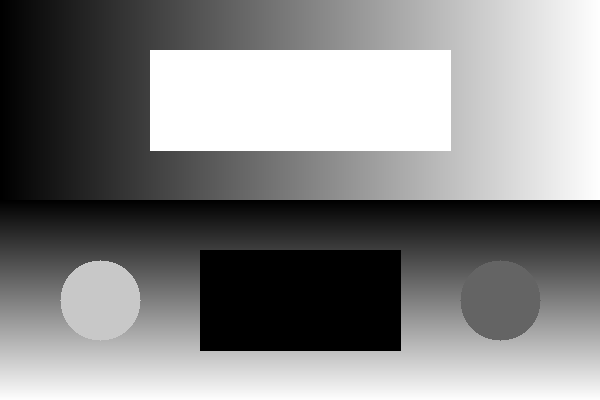
#> input picture data/sample_images/gradients.png, 600 x 400 px; its folder holds only this picture in this run
$ python -i segmentation.py   (imports and definitions only)   (older library calls are emulated)
#> lines starting #> are read from the running program, lines starting #| are printed output that depends on the picture; after the words box and inside, x2 and y2 are one past the last pixel; in counts of white or black regions, pixels touching at a corner belong together
#> further down, picture is the input picture: shape (400, 600, 3); min 0, max 255, mean 133
### utils/io_utils.py
"""
I/O Utilities for image loading, validation, and saving.
Provides consistent error handling and path management.
"""

import os
import sys
import cv2
import numpy as np

from config import OUTPUT_DIR


# [106 lines left out: functions load_image, save_image, load_multiple_images, get_image_info, print_image_info, not called in this run]


def ensure_grayscale(image):
    """Convert image to grayscale if it is not already."""
    if len(image.shape) == 3 and image.shape[2] == 3:
        return cv2.cvtColor(image, cv2.COLOR_BGR2GRAY)
    return image


# [5 lines left out: function ensure_color, not called in this run]

### utils/visualization.py
"""
Visualization utilities for displaying and saving comparison images.
Uses matplotlib for grid layouts and side-by-side comparisons.
"""

import os
import cv2
import numpy as np
import matplotlib
matplotlib.use("Agg")  # Non-interactive backend for CLI usage
import matplotlib.pyplot as plt

from config import OUTPUT_DIR


def _bgr_to_rgb(image):
    """Convert BGR image to RGB for matplotlib display."""
    if len(image.shape) == 3 and image.shape[2] == 3:
        return cv2.cvtColor(image, cv2.COLOR_BGR2RGB)
    return image


# [50 lines left out: function show_comparison, not called in this run]


def show_image_grid(images, titles, grid_cols=3, save_name=None,
                    subdirectory=None, main_title=None):
    """
    Display a grid of images with titles.

    Args:
        images (list[numpy.ndarray]): List of images.
        titles (list[str]): List of titles for each image.
        grid_cols (int): Number of columns in the grid.
        save_name (str, optional): Filename to save.
        subdirectory (str, optional): Subdirectory within OUTPUT_DIR.
        main_title (str, optional): Overall figure title.

    Returns:
        str: Path to saved image (if save_name provided).
    """
    n = len(images)
    grid_rows = (n + grid_cols - 1) // grid_cols
    fig, axes = plt.subplots(grid_rows, grid_cols,
                              figsize=(5 * grid_cols, 5 * grid_rows))

    if grid_rows == 1 and grid_cols == 1:
        axes = np.array([axes])
    axes = np.atleast_2d(axes)

    for idx in range(grid_rows * grid_cols):
        row, col = divmod(idx, grid_cols)
        ax = axes[row][col]
        if idx < n:
            img = _bgr_to_rgb(images[idx])
            if len(img.shape) == 2:
                ax.imshow(img, cmap="gray")
            else:
                ax.imshow(img)
            ax.set_title(titles[idx], fontsize=12, fontweight="bold")
        ax.axis("off")

    if main_title:
        fig.suptitle(main_title, fontsize=16, fontweight="bold", y=1.02)

    plt.tight_layout()

    if save_name:
        out_dir = os.path.join(OUTPUT_DIR, subdirectory) if subdirectory else OUTPUT_DIR
        os.makedirs(out_dir, exist_ok=True)
        out_path = os.path.join(out_dir, save_name)
        plt.savefig(out_path, dpi=150, bbox_inches="tight")
        print(f"[SAVED] {out_path}")
        plt.close(fig)
        return out_path

    plt.close(fig)
    return None

### modules/segmentation.py
"""
Image Segmentation Module
==========================
Implements region-based and boundary-based segmentation methods:
- Global thresholding (Otsu's method)
- Adaptive thresholding (mean and Gaussian weighted)
- Watershed segmentation (marker-based)
- GrabCut segmentation (interactive foreground extraction)

Segmentation partitions an image into meaningful regions, enabling
tasks like object extraction, scene understanding, and analysis.
"""

import cv2
import numpy as np

from config import (
    ADAPTIVE_BLOCK_SIZE, ADAPTIVE_C,
    GRABCUT_ITER_COUNT, GRABCUT_RECT_MARGIN,
)
from utils.io_utils import ensure_grayscale, ensure_color
from utils.visualization import show_image_grid, show_comparison


def threshold_otsu(image):
    """
    Apply Otsu's automatic thresholding.

    Otsu's method finds the optimal threshold that minimizes the
    intra-class variance (or equivalently maximizes inter-class variance)
    of the two pixel classes (foreground and background). It works best
    for images with bimodal histograms.

    Args:
        image: Input image.

    Returns:
        tuple: (threshold_value, binary_image)
    """
    gray = ensure_grayscale(image)
    thresh_val, binary = cv2.threshold(
        gray, 0, 255, cv2.THRESH_BINARY + cv2.THRESH_OTSU
    )
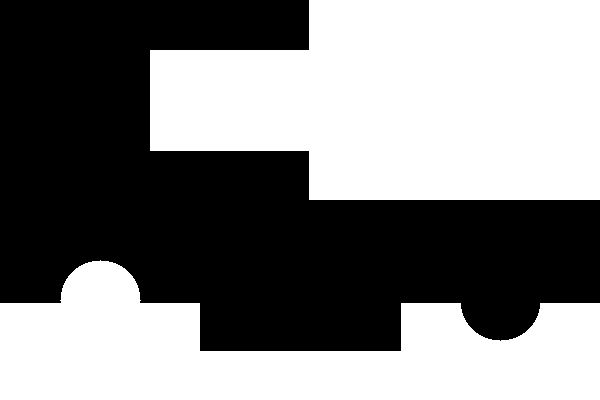
#> binary: shape (400, 600); 51.3% white; 1 black region, box (x1, y1, x2, y2) and area: (0, 0, 600, 351) 116792
#> thresh_val = 130
    print(f"  Otsu threshold value: {thresh_val:.1f}")
#|   Otsu threshold value: 130.0
    return thresh_val, binary


def threshold_adaptive(image, method="gaussian", block_size=None, C=None):
    """
    Apply adaptive thresholding for images with uneven illumination.

    Unlike global thresholding, adaptive thresholding computes a
    separate threshold for each pixel based on its local neighbourhood,
    making it effective for images with varying lighting conditions.

    Args:
        image: Input image.
        method: 'mean' or 'gaussian'. Gaussian gives more weight to
                pixels closer to the centre of the neighbourhood.
        block_size: Size of the local neighbourhood (must be odd).
        C: Constant subtracted from the computed threshold.

    Returns:
        Binary image.
    """
#> called with method = 'gaussian'
    block_size = block_size or ADAPTIVE_BLOCK_SIZE
    C = C or ADAPTIVE_C
    gray = ensure_grayscale(image)

    adapt_method = (
        cv2.ADAPTIVE_THRESH_GAUSSIAN_C if method == "gaussian"
        else cv2.ADAPTIVE_THRESH_MEAN_C
    )
    return cv2.adaptiveThreshold(
        gray, 255, adapt_method, cv2.THRESH_BINARY, block_size, C
    )
#> returned value: shape (400, 600); 95.8% white; 6 black regions, box (x1, y1, x2, y2) and area: (145, 45, 455, 156) 3467, (200, 250, 401, 351) 2569, (6, 200, 600, 205) 2386, (57, 256, 144, 343) 998, (460, 283, 541, 341) 541, (469, 258, 532, 275) 180
#> in threshold_adaptive (call 2), `return cv2.adaptiveThreshold( gray, 255, adapt_method, cv2.THRESH_BINA..`: returned value: shape (400, 600); 94.8% white; 6 black regions, box (x1, y1, x2, y2) and area: (145, 45, 456, 156) 4114, (0, 200, 600, 205) 2934, (200, 250, 401, 351) 2920, (56, 256, 145, 345) 1476, (460, 283, 541, 341) 808, (469, 256, 532, 274) 302


def watershed_segmentation(image):
    """
    Apply marker-based watershed segmentation.

    The watershed algorithm treats the image as a topographic surface
    where pixel intensity represents elevation. It "floods" from
    markers placed in sure foreground and background regions, and
    builds dams at the meeting points — these dams are the segmentation
    boundaries.

    Steps:
    1. Convert to grayscale and threshold
    2. Morphological opening to remove noise
    3. Dilate to find sure background
    4. Distance transform to find sure foreground
    5. Identify unknown region
    6. Apply watershed with markers

    Args:
        image: Input BGR image.

    Returns:
        tuple: (segmented_image, markers)
            - segmented_image: Image with segment boundaries marked in red
            - markers: Integer label map of segments
    """
    gray = ensure_grayscale(image)
    _, thresh = cv2.threshold(gray, 0, 255, cv2.THRESH_BINARY_INV + cv2.THRESH_OTSU)

    # Morphological opening to remove noise
    kernel = np.ones((3, 3), np.uint8)
    opening = cv2.morphologyEx(thresh, cv2.MORPH_OPEN, kernel, iterations=2)
#> opening: shape (400, 600); 48.7% white; 1 white region, box (x1, y1, x2, y2) and area: (0, 0, 600, 351) 116787

    # Sure background via dilation
    sure_bg = cv2.dilate(opening, kernel, iterations=3)
#> sure_bg: shape (400, 600); 50.7% white; 2 black regions, box (x1, y1, x2, y2) and area: (153, 0, 600, 197) 71841, (0, 264, 600, 400) 46391

    # Sure foreground via distance transform
    dist_transform = cv2.distanceTransform(opening, cv2.DIST_L2, 5)
    _, sure_fg = cv2.threshold(dist_transform, 0.5 * dist_transform.max(), 255, 0)
#> sure_fg: shape (400, 600) float32; 6.1% white; 2 white regions (1 under 20 px), largest, box (x1, y1, x2, y2) and area: (0, 0, 88, 224) 14729
    sure_fg = np.uint8(sure_fg)

    # Unknown region
    unknown = cv2.subtract(sure_bg, sure_fg)
#> unknown: shape (400, 600); 44.6% white; 1 white region, box (x1, y1, x2, y2) and area: (0, 0, 600, 354) 107038

    # Marker labelling
    _, markers = cv2.connectedComponents(sure_fg)
#> markers: shape (400, 600) int32; 3 distinct labels, from 0 to 2
    markers = markers + 1  # background is 1, not 0
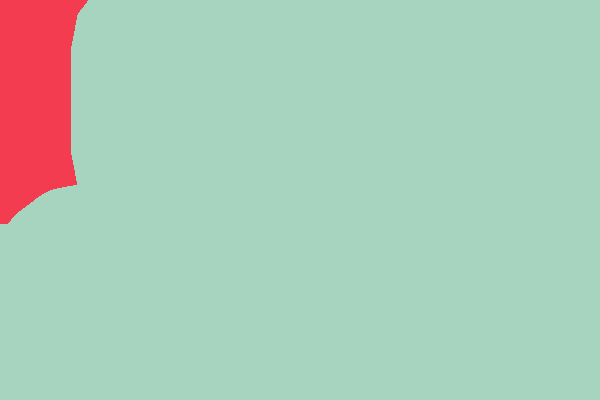
#> markers: shape (400, 600) int32; 3 distinct labels, from 1 to 3; one colour per label, 0 black
    markers[unknown == 255] = 0  # unknown regions are 0
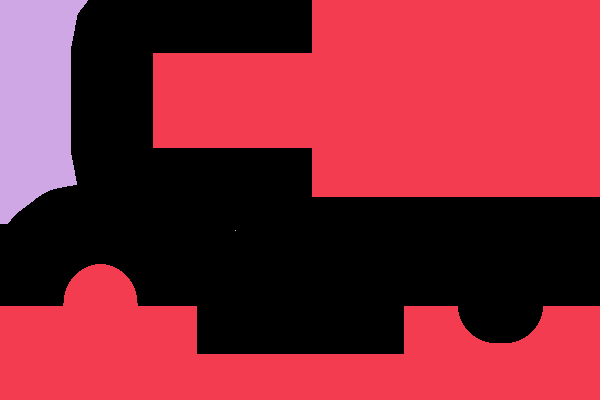
#> markers: shape (400, 600) int32; 4 distinct labels, from 0 to 3; one colour per label, 0 black

    # Apply watershed
    result = image.copy()
    markers = cv2.watershed(result, markers)
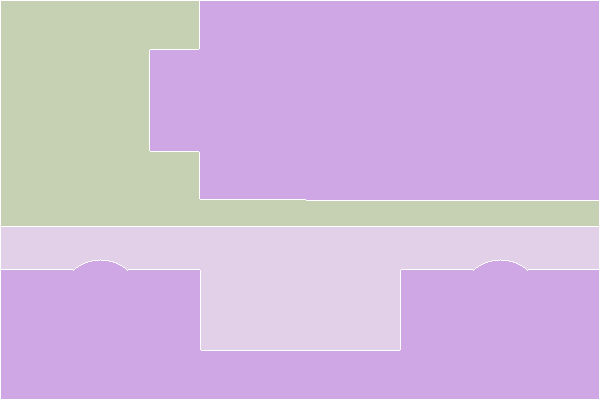
#> markers: shape (400, 600) int32; 4 distinct labels, from -1 to 3; one colour per label, 0 black, -1 white
    result[markers == -1] = [0, 0, 255]  # Mark boundaries in red
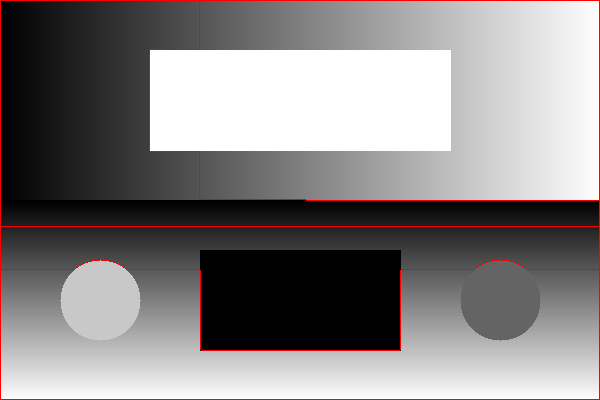
#> result: shape (400, 600, 3); 1.68% of pixels changed, all inside (x1, y1, x2, y2) = (0, 0, 600, 400)

    n_segments = len(np.unique(markers)) - 1  # exclude boundary marker
#> n_segments = 3
    print(f"  Watershed found {n_segments} segments")
#|   Watershed found 3 segments

    return result, markers


def grabcut_segmentation(image, rect=None, iter_count=None):
    """
    Apply GrabCut for foreground extraction.

    GrabCut uses an iterative energy minimization approach based on
    Gaussian Mixture Models. Given an initial rectangle around the
    foreground object, it iteratively refines the foreground/background
    classification using graph cuts.

    Args:
        image: Input BGR image.
        rect: Bounding rectangle (x, y, w, h) for initial foreground.
              If None, uses a margin from the image borders.
        iter_count: Number of iterations.

    Returns:
        tuple: (foreground_image, mask)
            - foreground_image: Image with background removed
            - mask: Segmentation mask
    """
    iter_count = iter_count or GRABCUT_ITER_COUNT
    h, w = image.shape[:2]
#> h = 400; w = 600
    margin = GRABCUT_RECT_MARGIN

    if rect is None:
        rect = (margin, margin, w - 2 * margin, h - 2 * margin)
#> rect = (50, 50, 500, 300)

    mask = np.zeros((h, w), np.uint8)
    bgd_model = np.zeros((1, 65), np.float64)
    fgd_model = np.zeros((1, 65), np.float64)

    cv2.grabCut(image, mask, rect, bgd_model, fgd_model,
                iter_count, cv2.GC_INIT_WITH_RECT)

    # Create binary mask: foreground = definite fg + probable fg
    mask_binary = np.where(
        (mask == cv2.GC_FGD) | (mask == cv2.GC_PR_FGD), 255, 0
    ).astype("uint8")

    foreground = cv2.bitwise_and(image, image, mask=mask_binary)
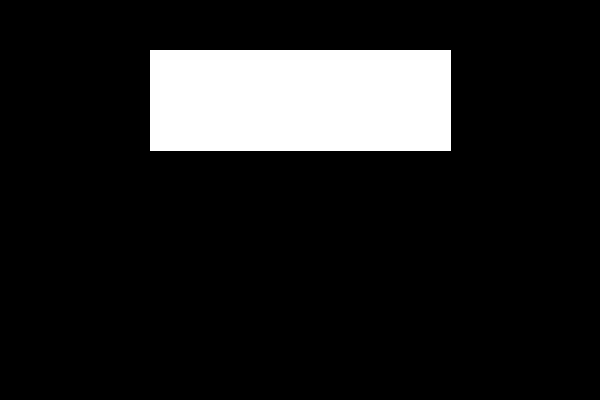
#> foreground: shape (400, 600, 3); 12.7% white; 1 white region, box (x1, y1, x2, y2) and area: (150, 50, 451, 151) 30401
    return foreground, mask_binary


def compare_all_segmentation(image, save_name="segmentation_comparison.png"):
    """
    Apply all segmentation methods and create a comparison grid.

    Args:
        image: Input BGR image.
        save_name: Output filename.

    Returns:
        str: Path to the saved comparison image.
    """
    gray = ensure_grayscale(image)
    _, otsu = threshold_otsu(image)
    adaptive_gauss = threshold_adaptive(image, method="gaussian")
    adaptive_mean = threshold_adaptive(image, method="mean")
    watershed_result, _ = watershed_segmentation(image)
    grabcut_result, _ = grabcut_segmentation(image)

    images = [
        gray, otsu, adaptive_gauss,
        adaptive_mean, watershed_result, grabcut_result,
    ]
    titles = [
        "Original (Gray)", "Otsu Thresholding", "Adaptive (Gaussian)",
        "Adaptive (Mean)", "Watershed", "GrabCut",
    ]
    return show_image_grid(
        images, titles, grid_cols=3,
        save_name=save_name, subdirectory="segmentation",
        main_title="Image Segmentation Comparison"
    )
#> in show_image_grid, `n = len(images)`: n = 6
#> in show_image_grid, `grid_rows = (n + grid_cols - 1) // grid_cols`: grid_rows = 2
#> in show_image_grid, `plt.savefig(out_path, dpi=150, bbox_inches="tight")`:
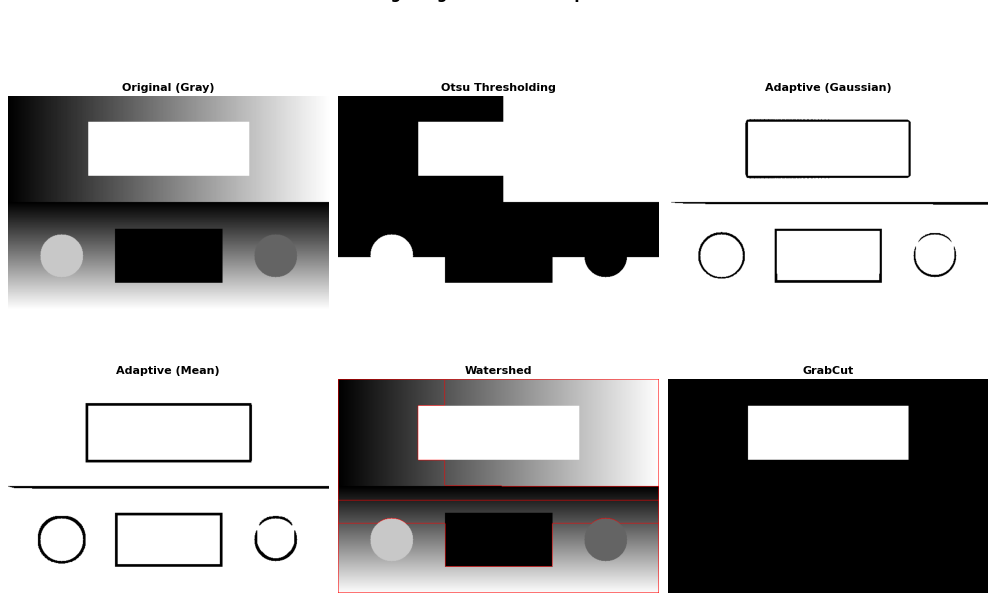
#> figure drawn by matplotlib, 6 panels

>>> import cv2
>>> picture = cv2.imread('../data/sample_images/gradients.png')
>>> result = compare_all_segmentation(picture)
